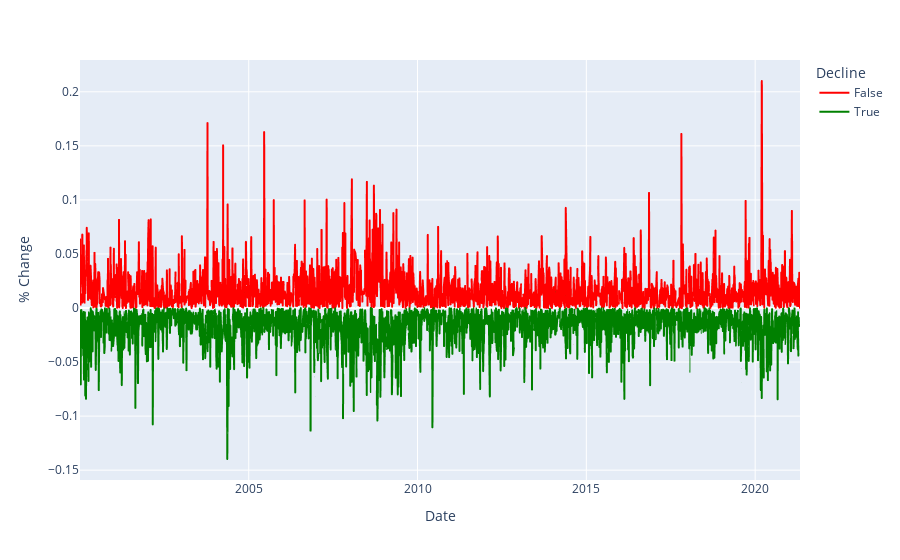

Notebook code cell kept with this figure:
### Code cell
fig2 = ex.line(df,x='Date',y='% Change',color='Decline',color_discrete_sequence=['red','green'])
fig2.show()

### Figure 1 — Plotly figure (JSON) as saved in the notebook; plotly's stock layout.template omitted (floating-point values rounded to 4 significant figures; data arrays with more than 128 entries replaced by an {"elided": "..."} marker saying what was removed)
{"data": [{"hovertemplate": "Decline=False<br>Date=%{x}<br>% Change=%{y}<extra></extra>", "legendgroup": "False", "line": {"color": "red", "dash": "solid"}, "marker": {"symbol": "circle"}, "mode": "lines", "name": "False", "showlegend": true, "type": "scattergl", "x": {"elided": "2473 str values"}, "xaxis": "x", "y": {"elided": "2473 float values"}, "yaxis": "y"}, {"hovertemplate": "Decline=True<br>Date=%{x}<br>% Change=%{y}<extra></extra>", "legendgroup": "True", "line": {"color": "green", "dash": "solid"}, "marker": {"symbol": "circle"}, "mode": "lines", "name": "True", "showlegend": true, "type": "scattergl", "x": {"elided": "2833 str values"}, "xaxis": "x", "y": {"elided": "2833 float values"}, "yaxis": "y"}], "layout": {"legend": {"title": {"text": "Decline"}, "tracegroupgap": 0}, "margin": {"t": 60}, "xaxis": {"anchor": "y", "domain": [0, 1], "title": {"text": "Date"}}, "yaxis": {"anchor": "x", "domain": [0, 1], "title": {"text": "% Change"}}}}
